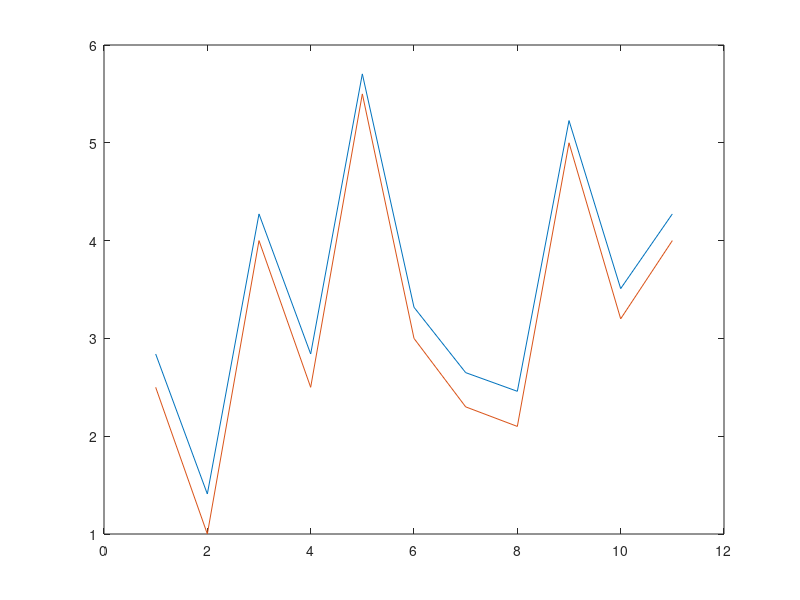

Write the MATLAB code that produced this figure. (Note: this script raises an error after producing the figure.)
%% Kalman filter
%https://www.datasciencecentral.com/profiles/blogs/using-bayesian-kalman-filter-to-predict-positions-of-moving
% tutorial (https://www.youtube.com/watch?v=9Ilb4_DJB_s)

%% representation  of the state-space model
%dx/dt=Ax(t)+Bu(t)
%y= Cx(t)
A=[0 1; 0 0];
B=[1 0; 0 0];
C=[1 0];
sys= ss(A,B,C,0);

% building the kalman filter using matlab function

%covariance matrixes
%file:///C:/Users/TeachinglabA/Downloads/Discrete-timeKalmanfilter.pdf
%qn=E(wk.wk'), let us assume [1 0 ; 0 1], wk is the system noise vector
%rn=E(vk^2), let us assume 1, vk is the  measurement noise vector
qn=0.001;
rn=0.001;
%KEST generates optimal estimates y_e(t) and x_e(t)
%L is the estimator gain
%P is the steady state error covariance
[KEST,L,P]=kalman(sys,qn,rn);

%% implementing kalman filter example of tutorial
%from http://www.iri.upc.edu/people/jsola/JoanSola/eng/course.html

%define system
%x(t+1)=x+u*dt+n, something that will move acording to velocity
%y= x+v ,measured position

dt=1;

F_x=1;
F_u=dt;
F_n=1;
H=1;

Q=0.01;  %covariance of the perturbation
R=100; %(10 m error but its squared)

%simulated variables

X=7; %initial state of x
u=1; %initial state of u, this way it is constant but it could be time dependent

%estimated variables
x=0; %initial estimate
P=1e4; %how much uncertanty

%trajectories
tt=0:dt:100; %time
XX=zeros(1,size(tt,2));
xx=zeros(1,size(tt,2)); %iniatilizing vector of state positions
yy=zeros(1,size(tt,2));
PP=zeros(1,size(tt,2));

%perturbation levels
q=sqrt(Q);
r=sqrt(R);

%start loop(there will be one prediction and one correction on every loop)
i=1;
for t=tt
    %simulate, this part is just to generate y in a real system we have y
    %we dont need this part of the script
    n=q*randn; %perturbation of the system, q is the standard deviation of the noise
    X=F_x*X+F_u*u+F_n*n;
    v=r*randn;
    y=H*X+v;
    
    %estimate
    x=F_x*x+F_u*u; %we dont have acess to n cause we dont know the simulation
    P=F_x*P*F_x'+F_n*Q*F_n';
    
    %correction
    e=y-H*x;
    E= H*P*H';
    
    z=y-e;
    Z=R+E;
    
    K=P*H'*Z^-1; %kalman gain which is being optimazed
    
    x=x+K*z;
    P=P-K*H*P;
    
    %collect data
    XX(:,i)=X;
    xx(:,i)=x;
    yy(:,i)=y;
    PP(:,i)=diag(P);
    
    %update index
    i=i+1;
    
end

plot(tt,XX,tt,xx,tt,yy,tt,sqrt(PP));
legend('truth','state','measurement','sigma');

%%
%file:///C:/Users/TeachinglabA/Downloads/Discrete-timeKalmanfilter.pdf

delT = 1;
F = [ 1 delT; 0 1 ];
H = [ 1 0 ];
x = [ 0 10];
P = [ 10 0; 0 10 ];
Q = [ 1 1; 1 1 ];
R = [ 1 ];
z = [2.5 1 4 2.5 5.5 3 2.3 2.1 5 3.2 4];

state=[]
for i=1:length(z)
    xpred = F*x';
    Ppred = F*P*F' + Q;
    nu = z(i) - H*xpred; 
    S = R + H*Ppred*H';
    K = Ppred*H'*inv(S); %% Kalman gain
    xnew = xpred + K*nu; %% new state
    Pnew = Ppred - K*S*K'; %% new covariance
    state=[state xnew];
end

t=1:length(z);
plot(t,state(1,:),t,z)

%% Matlab kalman filter tracking function
%from https://www.mathworks.com/help/driving/ref/trackingkf.html

%initial state estimate
x = 0;
y = 0;
initialState = [x;0;y;0]; %velocity 0 vector of x position, x velocity, y position, y velocity
KF = trackingKF('MotionModel','2D Constant Velocity','State',initialState); %discrete-time linear Kalman filter used to track the positions and velocities of objects

%real trajectory
vx = 0.2; %velocity on the x axis
vy = 0.1; % velocity on the y axis
T  = 0.5; % time step
pos = [0:vx*T:2;5:vy*T:6]'; %vector position

%Predicting and correcting the state of the object
for k = 1:size(pos,1)
    pstates(k,:) = predict(KF,T);
    cstates(k,:) = correct(KF,pos(k,:));
end

%plotting

plot(pos(:,1),pos(:,2),'k.', pstates(:,1),pstates(:,3),'+',cstates(:,1),cstates(:,3),'o')
xlabel('x [m]')
ylabel('y [m]')
grid
xt  = [x-2 pos(1,1)+0.1 pos(end,1)+0.1];
yt = [y pos(1,2) pos(end,2)];
text(xt,yt,{'First measurement','First position','Last position'})
legend('Object position', 'Predicted position', 'Corrected position')

%other option to check

%% Prediction of 2D moving particle
%https://www.datasciencecentral.com/profiles/blogs/using-bayesian-kalman-filter-to-predict-positions-of-moving
% 
% %state vector includes velocity and position for both dimensions
% px=1;
% vx=2;
% py=3;
% vy=1;
% s=[px vx py vy]';
% 
% dt=0.033; %sec
% A=[ 1 dt; 0 1 ];
% cov=diag([1 1 1 1]);
% 
% s=A*s+cov;
% 
% %measurement model
% z=[px py]';
% %C=;%observation matrix 2x4, with two ones and six zeros
% 
% noise_cov=diag([1 1]);
% 
% z=C*s+noise_cov
% 
% % P=A*P*A'+cov;
% % R=C*P*C'+noise_cov;
% % K=P*C'R^-1-K*C*P*C'*R^-1
% 
% x=A*x+K(z-C*A*x);
% P=P-K*C*P






